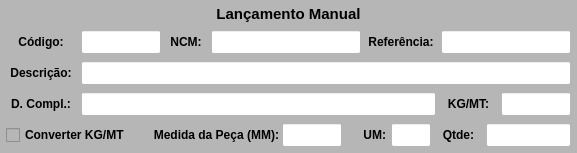
        <widget class="QWidget" name="widget_Cor4" native="true">
         <property name="sizePolicy">
          <sizepolicy hsizetype="Preferred" vsizetype="Preferred">
           <horstretch>0</horstretch>
           <verstretch>0</verstretch>
          </sizepolicy>
         </property>
         <property name="minimumSize">
          <size>
           <width>430</width>
           <height>0</height>
          </size>
         </property>
         <property name="maximumSize">
          <size>
           <width>16777215</width>
           <height>16777215</height>
          </size>
         </property>
         <property name="styleSheet">
          <string notr="true">background-color: rgb(182, 182, 182);</string>
         </property>
         <layout class="QVBoxLayout" name="verticalLayout_4">
          <property name="spacing">
           <number>1</number>
          </property>
          <property name="leftMargin">
           <number>1</number>
          </property>
          <property name="topMargin">
           <number>1</number>
          </property>
          <property name="rightMargin">
           <number>1</number>
          </property>
          <property name="bottomMargin">
           <number>3</number>
          </property>
          <item>
           <widget class="QWidget" name="widget_16" native="true">
            <property name="minimumSize">
             <size>
              <width>0</width>
              <height>25</height>
             </size>
            </property>
            <property name="maximumSize">
             <size>
              <width>16777215</width>
              <height>25</height>
             </size>
            </property>
            <property name="styleSheet">
             <string notr="true"/>
            </property>
            <layout class="QHBoxLayout" name="horizontalLayout_17">
             <property name="spacing">
              <number>3</number>
             </property>
             <property name="leftMargin">
              <number>3</number>
             </property>
             <property name="topMargin">
              <number>3</number>
             </property>
             <property name="rightMargin">
              <number>3</number>
             </property>
             <property name="bottomMargin">
              <number>3</number>
             </property>
             <item>
              <widget class="QLabel" name="label_52">
               <property name="maximumSize">
                <size>
                 <width>16777215</width>
                 <height>16777215</height>
                </size>
               </property>
               <property name="font">
                <font>
                 <pointsize>11</pointsize>
                 <weight>75</weight>
                 <bold>true</bold>
                </font>
               </property>
               <property name="text">
                <string>Lançamento Manual</string>
               </property>
               <property name="alignment">
                <set>Qt::AlignCenter</set>
               </property>
              </widget>
             </item>
            </layout>
           </widget>
          </item>
          <item>
           <widget class="QWidget" name="widget_37" native="true">
            <property name="minimumSize">
             <size>
              <width>0</width>
              <height>30</height>
             </size>
            </property>
            <property name="maximumSize">
             <size>
              <width>16777215</width>
              <height>30</height>
             </size>
            </property>
            <property name="styleSheet">
             <string notr="true"/>
            </property>
            <layout class="QHBoxLayout" name="horizontalLayout_4">
             <property name="spacing">
              <number>5</number>
             </property>
             <property name="leftMargin">
              <number>5</number>
             </property>
             <property name="topMargin">
              <number>3</number>
             </property>
             <property name="rightMargin">
              <number>5</number>
             </property>
             <property name="bottomMargin">
              <number>3</number>
             </property>
             <item>
              <widget class="QLabel" name="label_54">
               <property name="minimumSize">
                <size>
                 <width>70</width>
                 <height>0</height>
                </size>
               </property>
               <property name="maximumSize">
                <size>
                 <width>70</width>
                 <height>16777215</height>
                </size>
               </property>
               <property name="font">
                <font>
                 <pointsize>9</pointsize>
                 <weight>75</weight>
                 <bold>true</bold>
                </font>
               </property>
               <property name="text">
                <string>Código:</string>
               </property>
               <property name="alignment">
                <set>Qt::AlignCenter</set>
               </property>
              </widget>
             </item>
             <item>
              <widget class="QLineEdit" name="line_Codigo_Manu">
               <property name="sizePolicy">
                <sizepolicy hsizetype="Preferred" vsizetype="Preferred">
                 <horstretch>0</horstretch>
                 <verstretch>0</verstretch>
                </sizepolicy>
               </property>
               <property name="minimumSize">
                <size>
                 <width>60</width>
                 <height>0</height>
                </size>
               </property>
               <property name="maximumSize">
                <size>
                 <width>80</width>
                 <height>16777215</height>
                </size>
               </property>
               <property name="font">
                <font>
                 <pointsize>9</pointsize>
                </font>
               </property>
               <property name="styleSheet">
                <string notr="true">background-color: rgb(255, 255, 255);</string>
               </property>
               <property name="alignment">
                <set>Qt::AlignCenter</set>
               </property>
               <property name="placeholderText">
                <string/>
               </property>
              </widget>
             </item>
             <item>
              <widget class="QLabel" name="label_56">
               <property name="minimumSize">
                <size>
                 <width>40</width>
                 <height>0</height>
                </size>
               </property>
               <property name="maximumSize">
                <size>
                 <width>40</width>
                 <height>16777215</height>
                </size>
               </property>
               <property name="font">
                <font>
                 <pointsize>9</pointsize>
                 <weight>75</weight>
                 <bold>true</bold>
                </font>
               </property>
               <property name="text">
                <string>NCM:</string>
               </property>
               <property name="alignment">
                <set>Qt::AlignCenter</set>
               </property>
              </widget>
             </item>
             <item>
              <widget class="QLineEdit" name="line_NCM_Manu">
               <property name="sizePolicy">
                <sizepolicy hsizetype="Preferred" vsizetype="Preferred">
                 <horstretch>0</horstretch>
                 <verstretch>0</verstretch>
                </sizepolicy>
               </property>
               <property name="minimumSize">
                <size>
                 <width>150</width>
                 <height>0</height>
                </size>
               </property>
               <property name="maximumSize">
                <size>
                 <width>150</width>
                 <height>16777215</height>
                </size>
               </property>
               <property name="font">
                <font>
                 <pointsize>9</pointsize>
                </font>
               </property>
               <property name="styleSheet">
                <string notr="true">background-color: rgb(255, 255, 255);</string>
               </property>
               <property name="alignment">
                <set>Qt::AlignCenter</set>
               </property>
              </widget>
             </item>
             <item>
              <widget class="QLabel" name="label_55">
               <property name="minimumSize">
                <size>
                 <width>70</width>
                 <height>0</height>
                </size>
               </property>
               <property name="maximumSize">
                <size>
                 <width>70</width>
                 <height>16777215</height>
                </size>
               </property>
               <property name="font">
                <font>
                 <pointsize>9</pointsize>
                 <weight>75</weight>
                 <bold>true</bold>
                </font>
               </property>
               <property name="text">
                <string>Referência:</string>
               </property>
               <property name="alignment">
                <set>Qt::AlignCenter</set>
               </property>
              </widget>
             </item>
             <item>
              <widget class="QLineEdit" name="line_Referencia_Manu">
               <property name="sizePolicy">
                <sizepolicy hsizetype="Preferred" vsizetype="Preferred">
                 <horstretch>0</horstretch>
                 <verstretch>0</verstretch>
                </sizepolicy>
               </property>
               <property name="minimumSize">
                <size>
                 <width>0</width>
                 <height>0</height>
                </size>
               </property>
               <property name="maximumSize">
                <size>
                 <width>16777215</width>
                 <height>16777215</height>
                </size>
               </property>
               <property name="font">
                <font>
                 <pointsize>9</pointsize>
                </font>
               </property>
               <property name="cursor">
                <cursorShape>IBeamCursor</cursorShape>
               </property>
               <property name="styleSheet">
                <string notr="true">background-color: rgb(255, 255, 255);</string>
               </property>
               <property name="inputMask">
                <string/>
               </property>
               <property name="text">
                <string/>
               </property>
               <property name="maxLength">
                <number>20</number>
               </property>
               <property name="frame">
                <bool>true</bool>
               </property>
               <property name="echoMode">
                <enum>QLineEdit::Normal</enum>
               </property>
               <property name="alignment">
                <set>Qt::AlignLeading|Qt::AlignLeft|Qt::AlignVCenter</set>
               </property>
              </widget>
             </item>
            </layout>
           </widget>
          </item>
          <item>
           <widget class="QWidget" name="widget_14" native="true">
            <property name="minimumSize">
             <size>
              <width>0</width>
              <height>30</height>
             </size>
            </property>
            <property name="maximumSize">
             <size>
              <width>16777215</width>
              <height>30</height>
             </size>
            </property>
            <property name="styleSheet">
             <string notr="true"/>
            </property>
            <layout class="QHBoxLayout" name="horizontalLayout_15">
             <property name="spacing">
              <number>5</number>
             </property>
             <property name="leftMargin">
              <number>5</number>
             </property>
             <property name="topMargin">
              <number>3</number>
             </property>
             <property name="rightMargin">
              <number>5</number>
             </property>
             <property name="bottomMargin">
              <number>3</number>
             </property>
             <item>
              <widget class="QLabel" name="label_49">
               <property name="minimumSize">
                <size>
                 <width>70</width>
                 <height>0</height>
                </size>
               </property>
               <property name="maximumSize">
                <size>
                 <width>70</width>
                 <height>16777215</height>
                </size>
               </property>
               <property name="font">
                <font>
                 <pointsize>9</pointsize>
                 <weight>75</weight>
                 <bold>true</bold>
                </font>
               </property>
               <property name="text">
                <string>Descrição:</string>
               </property>
               <property name="alignment">
                <set>Qt::AlignCenter</set>
               </property>
              </widget>
             </item>
             <item>
              <widget class="QLineEdit" name="line_Descricao_Manu">
               <property name="sizePolicy">
                <sizepolicy hsizetype="Preferred" vsizetype="Preferred">
                 <horstretch>0</horstretch>
                 <verstretch>0</verstretch>
                </sizepolicy>
               </property>
               <property name="minimumSize">
                <size>
                 <width>0</width>
                 <height>0</height>
                </size>
               </property>
               <property name="maximumSize">
                <size>
                 <width>16777215</width>
                 <height>16777215</height>
                </size>
               </property>
               <property name="font">
                <font>
                 <pointsize>9</pointsize>
                </font>
               </property>
               <property name="styleSheet">
                <string notr="true">background-color: rgb(255, 255, 255);</string>
               </property>
               <property name="alignment">
                <set>Qt::AlignLeading|Qt::AlignLeft|Qt::AlignVCenter</set>
               </property>
              </widget>
             </item>
            </layout>
           </widget>
          </item>
          <item>
           <widget class="QWidget" name="widget_36" native="true">
            <property name="minimumSize">
             <size>
              <width>0</width>
              <height>30</height>
             </size>
            </property>
            <property name="maximumSize">
             <size>
              <width>16777215</width>
              <height>30</height>
             </size>
            </property>
            <property name="styleSheet">
             <string notr="true"/>
            </property>
            <layout class="QHBoxLayout" name="horizontalLayout_12">
             <property name="spacing">
              <number>5</number>
             </property>
             <property name="leftMargin">
              <number>5</number>
             </property>
             <property name="topMargin">
              <number>3</number>
             </property>
             <property name="rightMargin">
              <number>5</number>
             </property>
             <property name="bottomMargin">
              <number>3</number>
             </property>
             <item>
              <widget class="QLabel" name="label_61">
               <property name="minimumSize">
                <size>
                 <width>70</width>
                 <height>0</height>
                </size>
               </property>
               <property name="maximumSize">
                <size>
                 <width>70</width>
                 <height>16777215</height>
                </size>
               </property>
               <property name="font">
                <font>
                 <pointsize>9</pointsize>
                 <weight>75</weight>
                 <bold>true</bold>
                </font>
               </property>
               <property name="text">
                <string>D. Compl.:</string>
               </property>
               <property name="alignment">
                <set>Qt::AlignCenter</set>
               </property>
              </widget>
             </item>
             <item>
              <widget class="QLineEdit" name="line_DescrCompl_Manu">
               <property name="sizePolicy">
                <sizepolicy hsizetype="Preferred" vsizetype="Preferred">
                 <horstretch>0</horstretch>
                 <verstretch>0</verstretch>
                </sizepolicy>
               </property>
               <property name="minimumSize">
                <size>
                 <width>0</width>
                 <height>0</height>
                </size>
               </property>
               <property name="maximumSize">
                <size>
                 <width>16777215</width>
                 <height>16777215</height>
                </size>
               </property>
               <property name="font">
                <font>
                 <pointsize>9</pointsize>
                </font>
               </property>
               <property name="styleSheet">
                <string notr="true">background-color: rgb(255, 255, 255);</string>
               </property>
               <property name="alignment">
                <set>Qt::AlignLeading|Qt::AlignLeft|Qt::AlignVCenter</set>
               </property>
              </widget>
             </item>
             <item>
              <widget class="QLabel" name="label_38">
               <property name="minimumSize">
                <size>
                 <width>55</width>
                 <height>0</height>
                </size>
               </property>
               <property name="maximumSize">
                <size>
                 <width>55</width>
                 <height>16777215</height>
                </size>
               </property>
               <property name="font">
                <font>
                 <pointsize>9</pointsize>
                 <weight>75</weight>
                 <bold>true</bold>
                </font>
               </property>
               <property name="text">
                <string>KG/MT:</string>
               </property>
               <property name="alignment">
                <set>Qt::AlignCenter</set>
               </property>
              </widget>
             </item>
             <item>
              <widget class="QLineEdit" name="line_Kg_Manu">
               <property name="sizePolicy">
                <sizepolicy hsizetype="Preferred" vsizetype="Preferred">
                 <horstretch>0</horstretch>
                 <verstretch>0</verstretch>
                </sizepolicy>
               </property>
               <property name="minimumSize">
                <size>
                 <width>70</width>
                 <height>0</height>
                </size>
               </property>
               <property name="maximumSize">
                <size>
                 <width>70</width>
                 <height>16777215</height>
                </size>
               </property>
               <property name="font">
                <font>
                 <pointsize>9</pointsize>
                </font>
               </property>
               <property name="cursor">
                <cursorShape>IBeamCursor</cursorShape>
               </property>
               <property name="styleSheet">
                <string notr="true">background-color: rgb(255, 255, 255);</string>
               </property>
               <property name="inputMask">
                <string/>
               </property>
               <property name="text">
                <string/>
               </property>
               <property name="frame">
                <bool>true</bool>
               </property>
               <property name="echoMode">
                <enum>QLineEdit::Normal</enum>
               </property>
               <property name="alignment">
                <set>Qt::AlignCenter</set>
               </property>
               <property name="placeholderText">
                <string/>
               </property>
              </widget>
             </item>
            </layout>
           </widget>
          </item>
          <item>
           <widget class="QWidget" name="widget_7" native="true">
            <property name="minimumSize">
             <size>
              <width>0</width>
              <height>30</height>
             </size>
            </property>
            <property name="maximumSize">
             <size>
              <width>16777215</width>
              <height>30</height>
             </size>
            </property>
            <layout class="QHBoxLayout" name="horizontalLayout_5">
             <property name="spacing">
              <number>5</number>
             </property>
             <property name="leftMargin">
              <number>5</number>
             </property>
             <property name="topMargin">
              <number>3</number>
             </property>
             <property name="rightMargin">
              <number>5</number>
             </property>
             <property name="bottomMargin">
              <number>3</number>
             </property>
             <item>
              <widget class="QCheckBox" name="check_Converte_Manu">
               <property name="font">
                <font>
                 <pointsize>9</pointsize>
                 <weight>75</weight>
                 <bold>true</bold>
                </font>
               </property>
               <property name="text">
                <string>Converter KG/MT</string>
               </property>
              </widget>
             </item>
             <item>
              <widget class="QWidget" name="widget_medida_peca" native="true">
               <property name="minimumSize">
                <size>
                 <width>210</width>
                 <height>0</height>
                </size>
               </property>
               <property name="maximumSize">
                <size>
                 <width>210</width>
                 <height>16777215</height>
                </size>
               </property>
               <layout class="QHBoxLayout" name="horizontalLayout_7">
                <property name="spacing">
                 <number>0</number>
                </property>
                <property name="leftMargin">
                 <number>0</number>
                </property>
                <property name="topMargin">
                 <number>0</number>
                </property>
                <property name="rightMargin">
                 <number>0</number>
                </property>
                <property name="bottomMargin">
                 <number>0</number>
                </property>
                <item>
                 <widget class="QLabel" name="label_26">
                  <property name="minimumSize">
                   <size>
                    <width>140</width>
                    <height>0</height>
                   </size>
                  </property>
                  <property name="maximumSize">
                   <size>
                    <width>140</width>
                    <height>16777215</height>
                   </size>
                  </property>
                  <property name="font">
                   <font>
                    <pointsize>9</pointsize>
                    <weight>75</weight>
                    <bold>true</bold>
                   </font>
                  </property>
                  <property name="text">
                   <string>Medida da Peça (MM):</string>
                  </property>
                  <property name="alignment">
                   <set>Qt::AlignRight|Qt::AlignTrailing|Qt::AlignVCenter</set>
                  </property>
                 </widget>
                </item>
                <item>
                 <widget class="QLineEdit" name="line_Medida_Manu">
                  <property name="sizePolicy">
                   <sizepolicy hsizetype="Preferred" vsizetype="Preferred">
                    <horstretch>0</horstretch>
                    <verstretch>0</verstretch>
                   </sizepolicy>
                  </property>
                  <property name="minimumSize">
                   <size>
                    <width>60</width>
                    <height>0</height>
                   </size>
                  </property>
                  <property name="maximumSize">
                   <size>
                    <width>60</width>
                    <height>16777215</height>
                   </size>
                  </property>
                  <property name="font">
                   <font>
                    <pointsize>9</pointsize>
                   </font>
                  </property>
                  <property name="styleSheet">
                   <string notr="true">background-color: rgb(255, 255, 255);</string>
                  </property>
                  <property name="alignment">
                   <set>Qt::AlignCenter</set>
                  </property>
                 </widget>
                </item>
               </layout>
              </widget>
             </item>
             <item>
              <widget class="QLabel" name="label_4">
               <property name="text">
                <string/>
               </property>
              </widget>
             </item>
             <item>
              <widget class="QLabel" name="label_25">
               <property name="maximumSize">
                <size>
                 <width>25</width>
                 <height>16777215</height>
                </size>
               </property>
               <property name="font">
                <font>
                 <pointsize>9</pointsize>
                 <weight>75</weight>
                 <bold>true</bold>
                </font>
               </property>
               <property name="text">
                <string>UM:</string>
               </property>
               <property name="alignment">
                <set>Qt::AlignRight|Qt::AlignTrailing|Qt::AlignVCenter</set>
               </property>
              </widget>
             </item>
             <item>
              <widget class="QLineEdit" name="line_UM_Manu">
               <property name="sizePolicy">
                <sizepolicy hsizetype="Preferred" vsizetype="Preferred">
                 <horstretch>0</horstretch>
                 <verstretch>0</verstretch>
                </sizepolicy>
               </property>
               <property name="minimumSize">
                <size>
                 <width>40</width>
                 <height>0</height>
                </size>
               </property>
               <property name="maximumSize">
                <size>
                 <width>40</width>
                 <height>16777215</height>
                </size>
               </property>
               <property name="font">
                <font>
                 <pointsize>9</pointsize>
                </font>
               </property>
               <property name="styleSheet">
                <string notr="true">background-color: rgb(255, 255, 255);</string>
               </property>
               <property name="alignment">
                <set>Qt::AlignCenter</set>
               </property>
              </widget>
             </item>
             <item>
              <widget class="QLabel" name="label_37">
               <property name="minimumSize">
                <size>
                 <width>45</width>
                 <height>0</height>
                </size>
               </property>
               <property name="maximumSize">
                <size>
                 <width>45</width>
                 <height>16777215</height>
                </size>
               </property>
               <property name="font">
                <font>
                 <pointsize>9</pointsize>
                 <weight>75</weight>
                 <bold>true</bold>
                </font>
               </property>
               <property name="text">
                <string>Qtde:</string>
               </property>
               <property name="alignment">
                <set>Qt::AlignCenter</set>
               </property>
              </widget>
             </item>
             <item>
              <widget class="QLineEdit" name="line_Qtde_Manu">
               <property name="sizePolicy">
                <sizepolicy hsizetype="Preferred" vsizetype="Preferred">
                 <horstretch>0</horstretch>
                 <verstretch>0</verstretch>
                </sizepolicy>
               </property>
               <property name="minimumSize">
                <size>
                 <width>85</width>
                 <height>0</height>
                </size>
               </property>
               <property name="maximumSize">
                <size>
                 <width>85</width>
                 <height>16777215</height>
                </size>
               </property>
               <property name="font">
                <font>
                 <pointsize>9</pointsize>
                </font>
               </property>
               <property name="cursor">
                <cursorShape>IBeamCursor</cursorShape>
               </property>
               <property name="styleSheet">
                <string notr="true">background-color: rgb(255, 255, 255);</string>
               </property>
               <property name="inputMask">
                <string/>
               </property>
               <property name="text">
                <string/>
               </property>
               <property name="frame">
                <bool>true</bool>
               </property>
               <property name="echoMode">
                <enum>QLineEdit::Normal</enum>
               </property>
               <property name="alignment">
                <set>Qt::AlignCenter</set>
               </property>
               <property name="placeholderText">
                <string/>
               </property>
              </widget>
             </item>
            </layout>
           </widget>
          </item>
         </layout>
        </widget>
